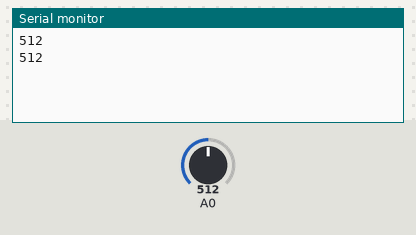
A sketch run on a simulated Arduino Uno, built with avr-gcc and run on an emulated ATmega328P. Shown: the last lines printed to the serial monitor. The test bench sets the inputs (shaded band); at power-on: A0 = 512.

Above: at 4.8 s.
4.9 s: A0 set to 716
At 8.5 s:
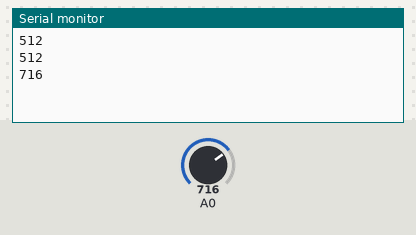
9.9 s: A0 set to 900
At 12.8 s:
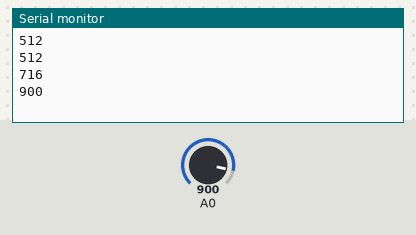
Timing chart, 0 to 14.3 s (numbered marks = the images above; inputs shaded):
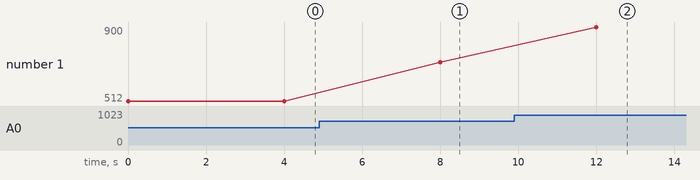

The sketch:

analogLDR_serialout.ino
```cpp
void setup() {
  // put your setup code here, to run once:
  Serial.begin(9600);
}

void loop() {
  // put your main code here, to run repeatedly:
  int val;
  val = analogRead(A0);
  Serial.println(val);
  delay(4000);
}
```

Measured:
- after the input at 4.9 s, the serial monitor: prints a new line after 3.1 s (image 1)
- after the input at 9.9 s, the serial monitor: prints a new line after 2.1 s (image 2)
- plotted number 1: 512 → 716 after the input at 4.9 s, 716 → 900 after the input at 9.9 s
